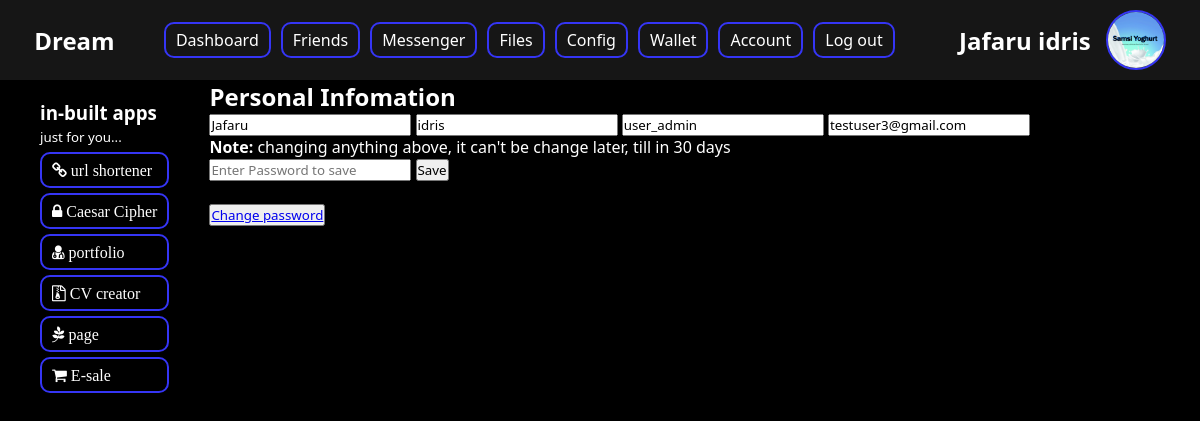
Page /settings/me/personal (signed in) on the committed database.
### accounts/models.py (models this page shows, shortened)
class User(AbstractUser):
    id = models.UUIDField(primary_key=True, default=uuid.uuid4, editable=False)
    email = models.EmailField(unique=True, blank=True, max_length=500)
    date_of_birth = models.CharField(max_length=10, blank=True)
    followers = models.ManyToManyField(
        'accounts.User', related_name='my_followings', blank=True)
    followings = models.ManyToManyField(
        'accounts.User', related_name='my_followers', blank=True)
    activities = models.ManyToManyField("activities.Activity", blank=True)
    avatar = models.ImageField(upload_to = _upload_user_path, blank =True)
    cover = models.ImageField(upload_to = _upload_user_path, blank =True)
    contacts = models.ManyToManyField('Contact', blank=True)
    class Meta:
        verbose_name = 'Normal Account'
        verbose_name_plural = 'Normal Account\'s'

### settings/views.py (the view, shortened to what this page needs)
# urls.py: path('me/personal', UserPersonalInfo, name='user_personal'),
def UserPersonalInfo(request):
    context = {}
    return render(request, 'user_settings/personalInfo.html', context)

### project/context_processors.py (called while the page is built)
def contexts(request):
    context = {}
    user = request.user
    if user.is_authenticated:
        if Token.objects.filter(user=request.user).exists():
            token = Token.objects.get(user=request.user)
        else:
            token = Token.objects.create(user=request.user)
        context['token'] = token
    return context

### settings/templates/user_settings/personalInfo.html (shortened to what this page needs)
{% extends 'base.html' %}
{% block main %}
    <h2>Personal Infomation</h2>
    <form action="{% url 'settings:user_personal' %}" method="post">
            <input type="text" name="first_name" placeholder="first name" value="{{user.first_name}}" required>
            <input type="text" name="last_name" placeholder="last name" value="{{user.last_name}}" required>
            <input type="text" name="username" placeholder="username" value="{{user.username}}" required>
            <input type="text" name="email" placeholder="email" value="{{user.email}}" required>
            <p>
                <b>Note: </b> changing anything above, it can't be change later, till in 30 days
            </p>
            <input type="password" name="password" placeholder="Enter Password to save" required>
            <button type="submit">Save</button>
    </form>
    <br>
    <button>
        <a href="{% url 'settings:user_change_password' %}">Change password</a>
    </button>
{% endblock main %}

### templates/base.html (shortened to what this page needs)
{% load static %}
<!DOCTYPE html>
<html lang="en">
	<head>
		<link rel="stylesheet" href="{% static 'css/font-awesome.min.css' %}" />
		<link rel="stylesheet" href="{% static 'css/base/styles.css' %}" />
	</head>
	<body>
		<nav>
			<div class="logo-wrapper">
				<h2 class="logo">Dream</h2>
			</div>
			<div class="links-wrapper">
				<ul>
					<li><a href="/">Dashboard</a></li>
					<li><a href="{% url 'friends:index' %}">Friends</a></li>
					<li><a href="{% url 'messenger:index' %}">Messenger</a></li>
					<li><a href="{% url 'files:index' %}">Files</a></li>
					<li><a href="{% url 'settings:index' %}">Config</a></li>
					<li><a href="/">Wallet</a></li>
					<li><a href="{% url 'account:index' %}">Account</a></li>
					<li><a href="{% url 'account:logout' %}">Log out</a></li>
				</ul>
			</div>
			<div class="avatar-wrapper">
				<h2>{{ user.get_full_name }}</h2>
				<img src="{{user.avatar.url}}" alt="{{user.username}} pic" class="nav-avatar">
			</div>
		</nav>
		<div class="body">
			<div class="left">
				{% block left-nav %}
					<div class="apps">
						<div>
							<h3>in-built apps</h3>
							<small>just for you...</small>
						</div>
						<ul>
							<a href="">
								<li>
									<i class="fa fa-link"> url shortener</i>
								</li>
							</a>
							<a href="{% url 'cipher:index' %}">
								<li>
									<i class="fa fa-lock"> Caesar Cipher</i>
								</li>
							</a>
							<a href="">
								<li>
									<i class="fa fa-user-md"> portfolio</i>
								</li>
							</a>
							<a href="">
								<li>
								<i class="fa fa-file-archive-o"> CV creator</i>
							</li>
							</a>
							<a href="{% url 'pages:index' %}">
							<li>
								<i class="fa fa-pagelines"> page</i>
							</li>
							</a>
							<a href="">
							<li>
								<i class="fa fa-shopping-cart"> E-sale</i>
							</li>
							</a>
						</ul>
					</div>
				{% endblock left-nav %}
			</div>
			<div class="main">
				{% block main %}{% endblock main %}
			</div>
		</div>
	</body>
</html>

### static/css/base/styles.css (style rules this page uses)
* { padding: 0; margin: 0%; box-sizing: border-box; font-family: 'Segoe UI', Tahoma, Geneva, Verdana, sans-serif; }
:root { --nav-bg: rgb(22, 22, 22); --nav-color: white; --primary-color: rgb(53, 53, 245); --primary-color-img: linear-gradient(164deg, #0720f5, #ffffff94); --body-color: white; }
nav, nav ul, nav div { display: flex; justify-content: space-evenly; align-items: center; }
nav { background-color: var(--nav-bg); color: var(--nav-color); }
nav ul { list-style: none; }
nav li { margin: 5px; }
nav a { text-decoration: none; color: var(--nav-color); border: 2px solid var(--primary-color); border-radius: 10px; padding: 5px 10px; transition: background-image 2s ease-out; }
nav div { padding: 10px; }
.avatar-wrapper { height: inherit; display: flex; }
.avatar-wrapper h2 { margin: auto 15px; }
.nav-avatar { height: 60px; width: 60px; border: 2px solid var(--primary-color); border-radius: 100%; object-fit: cover; }
body { height: 100vh; background-color: black; }
.body { display: flex; width: 100%; height: 100%; color: var(--body-color); }
.left, .left .apps { padding: 10px 20px; }
.left .apps > ul { list-style: none; }
.left .apps li { border: 2px solid var(--primary-color); border-radius: 10px; padding: 5px 10px; margin: 5px 0; }
.left .apps a { color: var(--body-color); width: 100%; }
.main { flex: 1; height: 100%; }

### rows in the picture
User: get_full_name "Jafaru idris", avatar (picture), first_name "Jafaru", last_name "idris", username "user_admin", email "testuser3@gmail.com"
